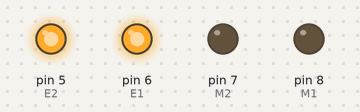
A sketch run on a simulated Arduino Uno, built with avr-gcc and run on an emulated ATmega328P. Parts: output pins drawn as LEDs (lit = HIGH).

Above: at 0.1 s.
Timing chart, 0 to 1.6 s (numbered marks = the images above):
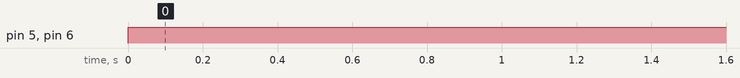

The sketch:

full_speed_test.ino
```cpp
/* Copy and paste the code below into the Arduino software */
int E1 = 6; //M1 Speed Control
int E2 = 5; //M2 Speed Control
int M1 = 8; //M1 Direction Control
int M2 = 7; //M2 Direction Control

void setup()
{
  int i;
  for(i=5;i<=8;i++)
  pinMode(i, OUTPUT);
  Serial.begin(9600);
}

void loop()
{
  int leftspeed = 255; //255 is maximum speed
  int rightspeed = 255;
  analogWrite (E1,255);
  digitalWrite(M1,LOW);
  analogWrite (E2,255);
  digitalWrite(M2,LOW);
  delay(100);
}
```

Measured:
- by itself, pin 5 (E2), pin 6 (E1): LOW → HIGH at 0.00 s
